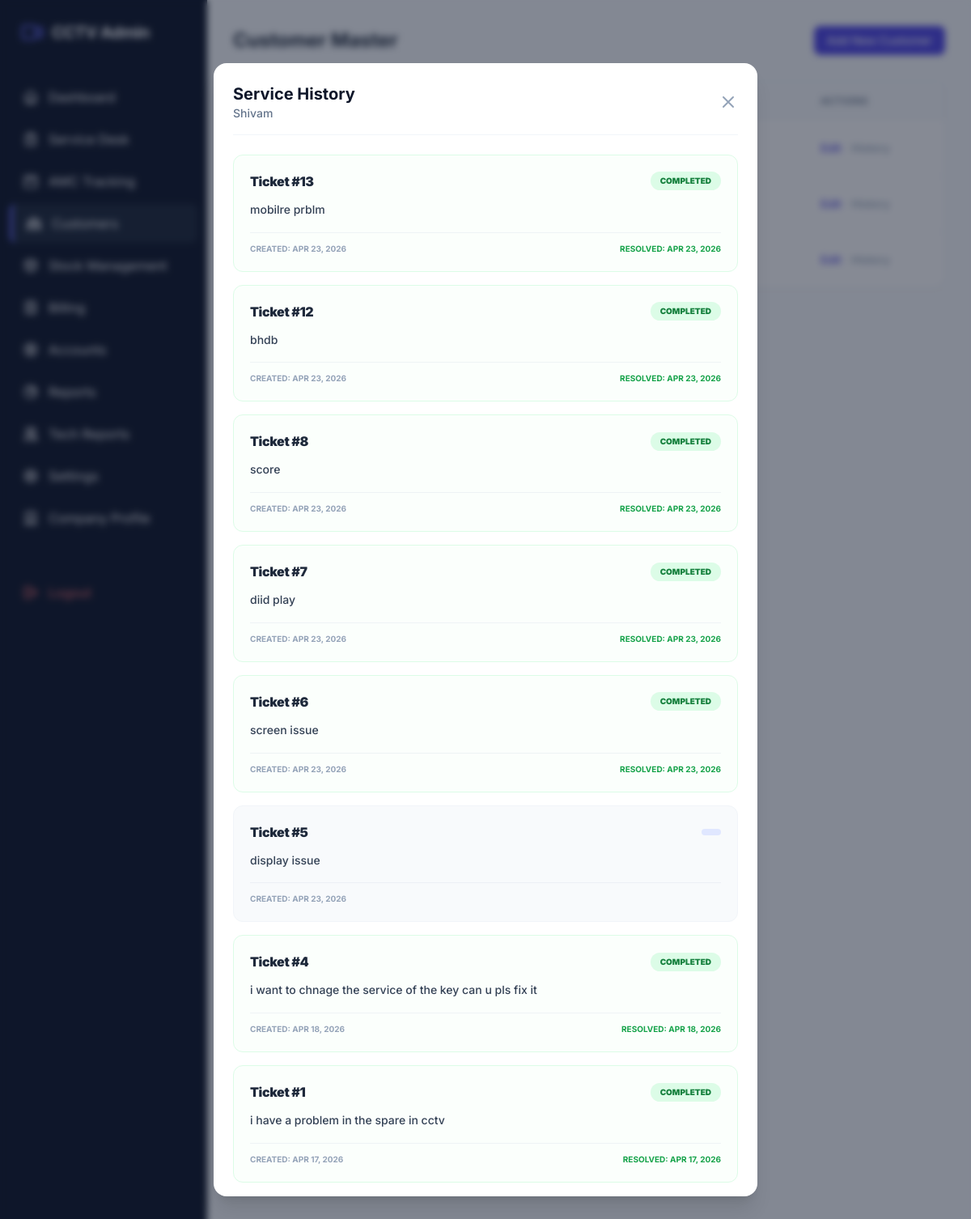
Page /admin/customers.php?history_id=1 (signed in) on the committed database.
### tables this page shows
CREATE TABLE `customers` (
  `id` int(11) NOT NULL,
  `customer_name` varchar(150) NOT NULL,
  `phone` varchar(15) NOT NULL,
  `address` text NOT NULL,
  `gst_number` varchar(20) DEFAULT NULL,
  `has_active_amc` tinyint(1) DEFAULT 0,
  `created_at` timestamp NOT NULL DEFAULT current_timestamp()
);

CREATE TABLE `complaints` (
  `id` int(11) NOT NULL,
  `customer_id` int(11) DEFAULT NULL,
  `assigned_tech_id` int(11) DEFAULT NULL,
  `issue_description` text NOT NULL,
  `priority` enum('Low','Medium','High') DEFAULT 'Medium',
  `status` enum('Open','Assigned','In-Progress','Completed','Closed') DEFAULT 'Open',
  `tech_remarks` text DEFAULT NULL,
  `parts_consumed` longtext DEFAULT NULL COMMENT 'Stores array of {product_id, qty, price}' CHECK (json_valid(`parts_consumed`)),
  `photo_before` varchar(255) DEFAULT NULL,
  `photo_after` varchar(255) DEFAULT NULL,
  `created_at` timestamp NOT NULL DEFAULT current_timestamp(),
  `assigned_at` datetime DEFAULT NULL,
  `started_at` datetime DEFAULT NULL,
  `completed_at` datetime DEFAULT NULL
);

### admin/customers.php (the view, shortened to what this page needs)
<?php
require_once '../includes/db_connect.php';
require_once '../includes/header.php';
try {
    $stmt = $pdo->query("SELECT * FROM customers ORDER BY customer_name ASC");
    $customers = $stmt->fetchAll();
} catch (PDOException $e) {
    echo "Error: " . $e->getMessage();
}
$historyData = null;
$historyCustomerName = "";
if (isset($_GET['history_id'])) {
    $hid = (int)$_GET['history_id'];
    try {
        $hStmt = $pdo->prepare("SELECT * FROM complaints WHERE customer_id = ? ORDER BY created_at DESC");
        $hStmt->execute([$hid]);
        $historyData = $hStmt->fetchAll();
        $nStmt = $pdo->prepare("SELECT customer_name FROM customers WHERE id = ?");
        $nStmt->execute([$hid]);
        $historyCustomerName = $nStmt->fetchColumn();
    } catch (PDOException $e) {
        $errorMsg = "History Error: " . $e->getMessage();
    }
}
?>
<div class="space-y-8">
    <div class="flex items-center justify-between">
        <h2 class="text-2xl font-bold text-slate-800">Customer Master</h2>
        <button onclick="openCustomerModal()" class="bg-indigo-600 text-white px-4 py-2 rounded-lg text-sm font-medium hover:bg-indigo-700 transition">Add New Customer</button>
    </div>
    <div class="bg-white rounded-xl shadow-sm border border-slate-100 overflow-hidden">
        <div class="overflow-x-auto">
            <table class="w-full text-left">
                <thead>
                    <tr class="bg-slate-50 text-slate-500 text-xs uppercase tracking-wider">
                        <th class="px-6 py-4 font-semibold">ID</th>
                        <th class="px-6 py-4 font-semibold">Name</th>
                        <th class="px-6 py-4 font-semibold">Contact</th>
                        <th class="px-6 py-4 font-semibold">AMC Status</th>
                        <th class="px-6 py-4 font-semibold">Actions</th>
                    </tr>
                </thead>
                <tbody class="divide-y divide-slate-100">
                    <?php foreach ($customers as $customer): ?>
                    <tr class="hover:bg-slate-50 transition">
                        <td class="px-6 py-4 text-sm font-medium text-slate-400">#<?php echo $customer['id']; ?></td>
                        <td class="px-6 py-4">
                            <div class="text-sm font-bold text-slate-800"><?php echo htmlspecialchars($customer['customer_name']); ?></div>
                            <div class="text-xs text-slate-400 truncate max-w-xs"><?php echo htmlspecialchars($customer['address']); ?></div>
                        </td>
                        <td class="px-6 py-4 text-sm text-slate-600">
                        </td>
                        <td class="px-6 py-4">
                            <?php if ($customer['has_active_amc']): ?>
                                <span class="px-2 py-1 rounded-full text-[10px] font-black uppercase bg-green-100 text-green-700">AMC Active</span>
                            <?php else: ?>
                                <span class="px-2 py-1 rounded-full text-[10px] font-black uppercase bg-slate-100 text-slate-400">No AMC</span>
                            <?php endif; ?>
                        </td>
                        <td class="px-6 py-4 text-sm">
                            <div class="flex items-center gap-3">
                                <button
                                    onclick="openCustomerModal({
                                        id: <?php echo $customer['id']; ?>,
                                        name: '<?php echo addslashes($customer['customer_name']); ?>',
                                        phone: '<?php echo addslashes($customer['phone']); ?>',
                                        address: '<?php echo addslashes(str_replace(["\r", "\n"], ["\\r", "\\n"], $customer['address'])); ?>',
                                        gst: '<?php echo addslashes($customer['gst_number']); ?>',
                                        amc: <?php echo $customer['has_active_amc']; ?>
                                    })"
                                    class="text-indigo-600 hover:text-indigo-800 font-medium">Edit</button>
                                <a href="?history_id=<?php echo $customer['id']; ?>" class="text-slate-400 hover:text-indigo-600 font-medium transition cursor-pointer">History</a>
                            </div>
                        </td>
                    </tr>
                    <?php endforeach; ?>
                </tbody>
            </table>
        </div>
    </div>
</div>
<?php if ($historyData !== null): ?>
<div id="historyModal" class="fixed inset-0 bg-slate-900/50 backdrop-blur-sm flex items-center justify-center z-50 p-4">
    <div class="bg-white rounded-2xl shadow-xl w-full max-w-2xl p-6 max-h-[90vh] overflow-y-auto transform transition-all">
        <div class="flex items-center justify-between mb-6 pb-4 border-b border-slate-100">
            <div>
                <h3 class="text-xl font-bold text-slate-900">Service History</h3>
                <p class="text-sm font-medium text-slate-500"><?php echo htmlspecialchars($historyCustomerName); ?></p>
            </div>
            <a href="customers.php" class="text-slate-400 hover:text-rose-500 transition cursor-pointer">
                <svg xmlns="http://www.w3.org/2000/svg" class="h-6 w-6" fill="none" viewBox="0 0 24 24" stroke="currentColor"><path stroke-linecap="round" stroke-linejoin="round" stroke-width="2" d="M6 18L18 6M6 6l12 12" /></svg>
            </a>
        </div>
        <div class="space-y-4">
            <?php if (empty($historyData)): ?>
                <div class="p-8 text-center bg-slate-50 rounded-xl border border-slate-100/50 text-slate-500">No service history found for this customer.</div>
            <?php else: ?>
                <?php foreach ($historyData as $log): ?>
                <div class="border <?php echo $log['status'] === 'Completed' ? 'border-green-100 bg-green-50/30' : 'border-slate-100 bg-slate-50'; ?> rounded-xl p-5 hover:shadow-md transition">
                    <div class="flex justify-between items-center mb-3">
                        <span class="font-black text-slate-800 tracking-tight">Ticket #<?php echo $log['id']; ?></span>
                        <span class="text-[10px] font-black uppercase px-3 py-1 rounded-full <?php echo $log['status'] === 'Completed' ? 'bg-green-100 text-green-700' : 'bg-indigo-100 text-indigo-700'; ?>">
                            <?php echo htmlspecialchars($log['status']); ?>
                        </span>
                    </div>
                    <p class="text-sm text-slate-700 font-medium mb-4 leading-relaxed"><?php echo htmlspecialchars($log['issue_description']); ?></p>
                    <div class="flex justify-between items-center pt-3 border-t border-slate-200/50">
                         <div class="text-[10px] uppercase font-bold text-slate-400">Created: <?php echo date('M j, Y', strtotime($log['created_at'])); ?></div>
                         <?php if ($log['completed_at']): ?>
                             <div class="text-[10px] uppercase font-bold text-green-600">Resolved: <?php echo date('M j, Y', strtotime($log['completed_at'])); ?></div>
                         <?php endif; ?>
                    </div>
                </div>
                <?php endforeach; ?>
            <?php endif; ?>
        </div>
    </div>
</div>
<?php endif; ?>
<?php require_once '../includes/footer.php'; ?>

### includes/header.php (style rules this page uses)
body { font-family: 'Inter', sans-serif; }

### rows in the picture
customers: customer_name "Shivam"
complaints: id "13", status "COMPLETED", issue_description "mobilre prblm", created_at "APR 23, 2026", completed_at "APR 23, 2026"
complaints: id "12", status "COMPLETED", issue_description "bhdb", created_at "APR 23, 2026", completed_at "APR 23, 2026"
complaints: id "8", status "COMPLETED", issue_description "score", created_at "APR 23, 2026", completed_at "APR 23, 2026"
complaints: id "7", status "COMPLETED", issue_description "diid play", created_at "APR 23, 2026", completed_at "APR 23, 2026"
complaints: id "6", status "COMPLETED", issue_description "screen issue", created_at "APR 23, 2026", completed_at "APR 23, 2026"
complaints: id "5", issue_description "display issue", created_at "APR 23, 2026"
complaints: id "4", status "COMPLETED", issue_description "i want to chnage the service of the key can u pls fix it", created_at "APR 18, 2026", completed_at "APR 18, 2026"
complaints: id "1", status "COMPLETED", issue_description "i have a problem in the spare in cctv", created_at "APR 17, 2026", completed_at "APR 17, 2026"
